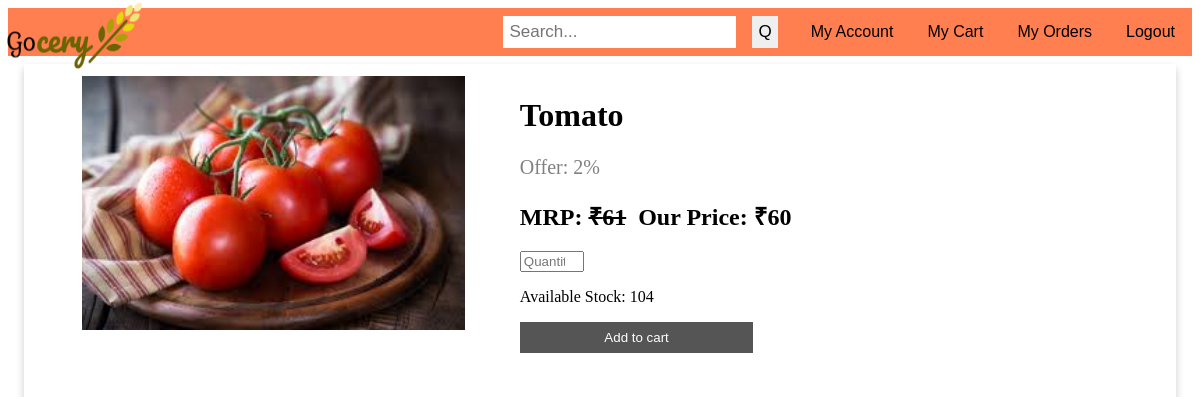
The page /PHP/productn.php?a=Tomato on the database its author committed.
### tables this page shows
CREATE TABLE IF NOT EXISTS `stock` (
  `stockid` int(3) NOT NULL,
  `name` varchar(30) NOT NULL,
  `type` varchar(30) NOT NULL,
  `offer` int(2) NOT NULL,
  `price` int(4) NOT NULL,
  `nos` int(4) NOT NULL,
  `pop` int(1) NOT NULL,
  `image` varchar(255) NOT NULL,
  PRIMARY KEY (`stockid`)
);

### PHP/productn.php (the view, shortened to what this page needs)
<!DOCTYPE html>
	<body>
<ul>
  <li><a href="logout.php">Logout</a></li>
  <li><a href="myorders.php">My Orders</a></li>
  <li><a href="mycart.php">My Cart</a></li>
  <li><a href="acc.php">My Account</a></li>
    <li>
      <input type="button" onclick="myFunction()" value="Q" ></input>
<input type="search" id="mySearch" placeholder="Search...">
  </li>
</ul>
<a href="main.php"><img id="logo" src="logo.png" alt="Image" width="100" height="20"></a>
<?php
if(isset($_GET['a']) ){
    $type=$_GET['a'];
$servername = "localhost";
$username = "root";
$password = "";
$dbname = "gocery";
$conn = new mysqli($servername, $username, $password, $dbname);
$sql = "SELECT * FROM `stock` WHERE name='$type' ";
$result = $conn->query($sql);
if ($result->num_rows > 0) {
    while($row = $result->fetch_assoc()) {?>
  <div class="column">
  <div class="card">
		<img src="<?php     $imageURL = 'uploads/'.$row["image"];echo $imageURL; ?>" class="prod" />
    <div class="container">
      <h1><?php echo $row['name']?></h1>
      <p class="title">Offer: <?php echo $row['offer']?>%</p>
			<h2>MRP: <del>&#8377;<?php echo (int)(($row['price']*100)/(100-$row['offer']))?></del>&nbsp;&nbsp;Our Price: &#8377;<?php echo $row['price']?>  </h2>
			<form action="cartitems.php?a=<?php echo $row['stockid']?>" method="post">
			<input type="number" min="1" max="<?php echo $row['nos']?>" id="nos" placeholder="Quantity" name="nos">
			<p> Available Stock: <?php echo $row['nos']?></p>
			 <p><input type="submit" value="Add to cart" name="submit"/></p>
    </div>
  </div>
</div>
  <?php  }
} else {
    echo "<br><br><h4>0 Results</h4>";
}
}
?>
</body>
</html>

### PHP/productn.php (style rules this page uses)
div { padding-left:5%; padding-top:1%; font-family: "Lucida Handwriting", cursive; padding-bottom:15%; height:100%; }
ul { list-style-type: none; margin: 0; padding: 0; overflow: hidden; background-color:coral; box-sizing: border-box; position:sticky; top: 0; }
body { font-family: Verdana, sans-serif, Arial, Helvetica; }
li { float: right; }
li a { display: block; color: black; text-align: right; padding: 15px 17px; text-decoration: none; }
#logo { position:fixed; top:0px; left:0px; height:9%; width:12%; }
input[type=search] { float: right; padding: 6px; border: none; margin-top: 8px; margin-right: 16px; font-size: 17px; }
input[type=button] { float: right; padding: 6px; border: none; margin-top: 8px; margin-right: 16px; margin-left:0px; font-size: 17px; }
*, *:before, *:after { box-sizing: inherit; }
.column { float: left; width: 100%; margin-bottom: 16px; padding: 0 8px; }
.card { box-shadow: 0 4px 8px 0 rgba(0, 0, 0, 0.2); margin: 8px; }
.container { padding: 0 16px; }
.container::after, .row::after { content: ""; clear: both; display: table; }
.title { color: grey; font-size: 20px; }
.prod { width:40%; height:30%; float: left; padding-right: 5% }
input[type=submit] { border: none; outline: 0; display: inline-block; padding: 8px; color: white; background-color: #000; text-align: center; cursor: pointer; width: 22%; height: 15%; }
input[type=submit] { background-color: #555; }

### rows shown on the page
stock: image (picture), name "Tomato", offer "2", ($row['price']*100)/(100-$row['offer']) "61", price "60", nos "104"
